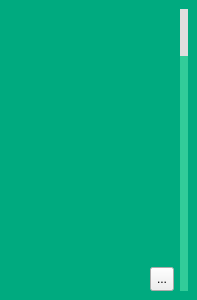
<?xml version="1.0" encoding="UTF-8"?>
<ui version="4.0">
 <class>NoteWall</class>
 <widget class="QWidget" name="NoteWall">
  <property name="geometry">
   <rect>
    <x>0</x>
    <y>0</y>
    <width>197</width>
    <height>300</height>
   </rect>
  </property>
  <property name="windowTitle">
   <string>Form</string>
  </property>
  <property name="styleSheet">
   <string notr="true">#NoteWall{
	background-color: rgb(0, 170, 127);}</string>
  </property>
  <layout class="QGridLayout" name="gridLayout_2">
   <property name="leftMargin">
    <number>9</number>
   </property>
   <property name="topMargin">
    <number>9</number>
   </property>
   <property name="rightMargin">
    <number>9</number>
   </property>
   <property name="bottomMargin">
    <number>9</number>
   </property>
   <item row="2" column="0">
    <spacer name="horizontalSpacer_2">
     <property name="orientation">
      <enum>Qt::Horizontal</enum>
     </property>
     <property name="sizeHint" stdset="0">
      <size>
       <width>40</width>
       <height>20</height>
      </size>
     </property>
    </spacer>
   </item>
   <item row="0" column="0">
    <spacer name="horizontalSpacer">
     <property name="orientation">
      <enum>Qt::Horizontal</enum>
     </property>
     <property name="sizeHint" stdset="0">
      <size>
       <width>40</width>
       <height>20</height>
      </size>
     </property>
    </spacer>
   </item>
   <item row="0" column="2" rowspan="3">
    <widget class="QScrollBar" name="verticalScrollBar">
     <property name="styleSheet">
      <string notr="true">
QScrollBar:vertical {
    border: 0px solid grey;
    background: #32CC99;
    width: 8px;
    margin: 0px 0 0px 0;
}
QScrollBar::handle:vertical {
    background: rgb(223, 222, 222);
    width: 4px;
    min-height: 0px;
}
QScrollBar::add-line:vertical {
    border: 0px solid grey;
    background: #32CC99;
    height: 0px;
    subcontrol-position: bottom;
    subcontrol-origin: margin;
}

QScrollBar::sub-line:vertical {
    border: 0px solid grey;
    background: #32CC99;
    height: 0px;
    subcontrol-position: top;
    subcontrol-origin: margin;
}
QScrollBar::up-arrow:vertical, QScrollBar::down-arrow:vertical {
    border: 0px solid grey;
    width: 3px;
    height: 3px;
    background: white;
}

QScrollBar::handle:vertical:hover {
    background: gray;
}</string>
     </property>
     <property name="singleStep">
      <number>2</number>
     </property>
     <property name="pageStep">
      <number>20</number>
     </property>
     <property name="orientation">
      <enum>Qt::Vertical</enum>
     </property>
    </widget>
   </item>
   <item row="2" column="1">
    <widget class="QToolButton" name="toolButton">
     <property name="minimumSize">
      <size>
       <width>24</width>
       <height>24</height>
      </size>
     </property>
     <property name="maximumSize">
      <size>
       <width>24</width>
       <height>24</height>
      </size>
     </property>
     <property name="text">
      <string>...</string>
     </property>
     <property name="icon">
      <iconset resource="LxMemo.qrc">
       <normaloff>:/LxMemo/icons/add.png</normaloff>:/LxMemo/icons/add.png</iconset>
     </property>
    </widget>
   </item>
  </layout>
 </widget>
 <resources>
  <include location="LxMemo.qrc"/>
 </resources>
 <connections/>
</ui>
